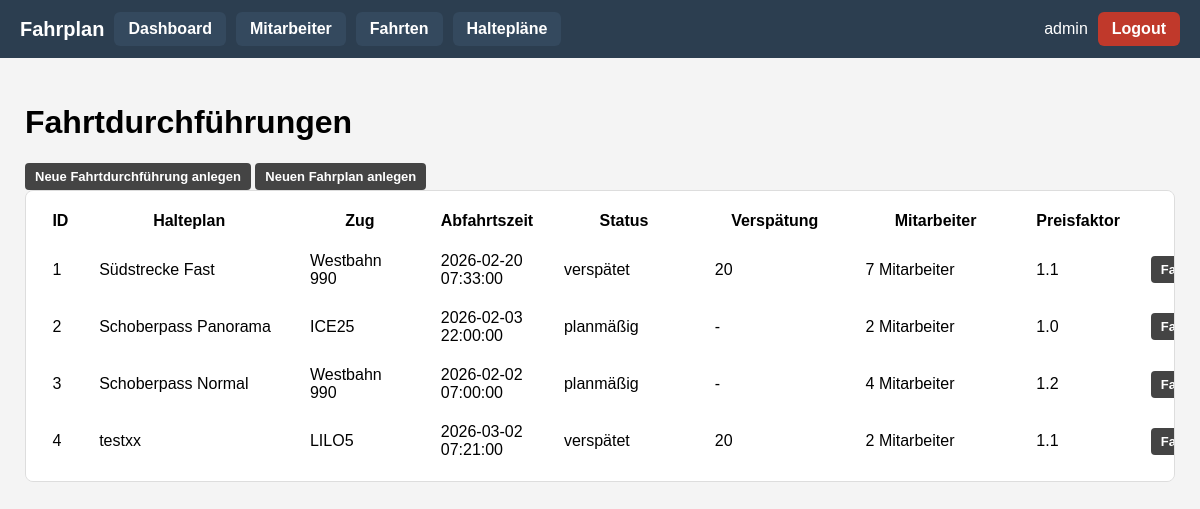
The app's page /fahrten (signed in), older data.
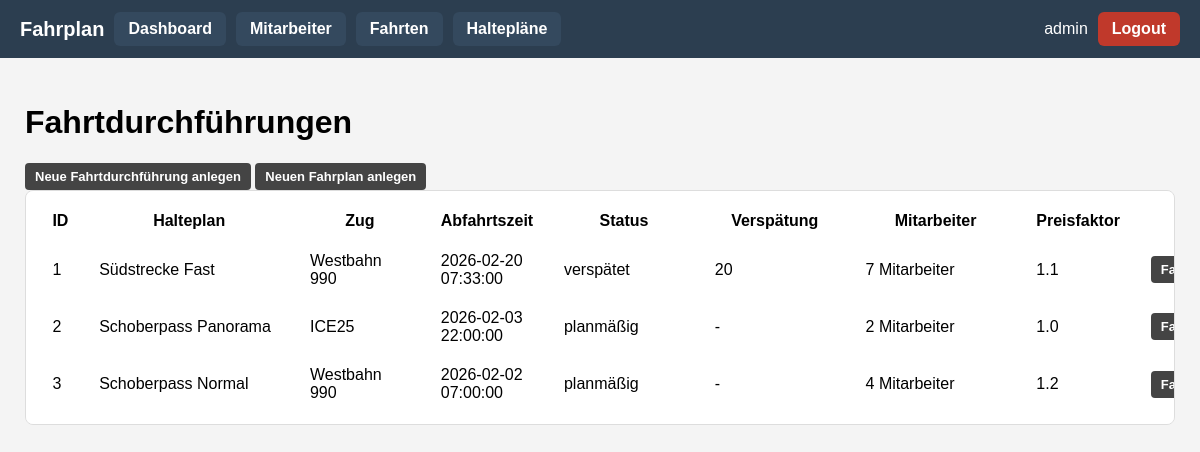
The same page, newer data.
### app/models.py (models this page shows, shortened)
class Fahrtdurchfuehrung(db.Model):
    __tablename__ = "fahrtdurchfuehrung"
    fahrt_id: so.Mapped[int] = so.mapped_column(primary_key=True)
    halteplan_id: so.Mapped[int] = so.mapped_column(
        sa.ForeignKey("halteplan.halteplan_id"), nullable=False
    )
    zug_id: so.Mapped[int] = so.mapped_column(
        sa.ForeignKey("zug.id"), nullable=False, index=True
    )
    zug: so.Mapped["Zug"] = so.relationship("Zug")
    status: so.Mapped[FahrtdurchfuehrungStatus] = so.mapped_column(
        sa.Enum(FahrtdurchfuehrungStatus),
        nullable=False,
        default=FahrtdurchfuehrungStatus.PLANMAESSIG,
    )
    verspaetung_min: so.Mapped[Optional[int]] = so.mapped_column(sa.Integer)
    halteplan: so.Mapped["Halteplan"] = so.relationship(back_populates="fahrten")
    dienstzuweisungen: so.Mapped[List["Dienstzuweisung"]] = so.relationship(
        back_populates="fahrt",
        cascade="all, delete-orphan",
        passive_deletes=True,
    )
    halte: so.Mapped[List["FahrtHalt"]] = so.relationship(
        "FahrtHalt",
        back_populates="fahrt",
        cascade="all, delete-orphan",
        passive_deletes=True,
    )
    segmente: so.Mapped[List["FahrtSegment"]] = so.relationship(
        "FahrtSegment",
        back_populates="fahrt",
        cascade="all, delete-orphan",
        passive_deletes=True,
    )
    abfahrt_zeit: so.Mapped[datetime] = so.mapped_column(sa.DateTime(), nullable=False)
    price_factor: so.Mapped[float] = so.mapped_column(sa.Float, nullable=False, default=1.0)
    __table_args__ = (
        sa.CheckConstraint("price_factor >= 1", name="ck_fahrt_price_factor_ge1"),
    )

class Halteplan(db.Model):
    __tablename__ = "halteplan"
    halteplan_id: so.Mapped[int] = so.mapped_column(primary_key=True)
    bezeichnung: so.Mapped[str] = so.mapped_column(sa.String(128), nullable=False)
    strecke_id: so.Mapped[int] = so.mapped_column(
        sa.ForeignKey("strecke.id"), nullable=False, index=True
    )
    strecke: so.Mapped["Strecke"] = so.relationship("Strecke")
    fahrten: so.Mapped[List["Fahrtdurchfuehrung"]] = so.relationship(
        back_populates="halteplan",
        cascade="all, delete-orphan"
    )
    haltepunkte: so.Mapped[List["Haltepunkt"]] = so.relationship(
        "Haltepunkt",
        order_by="Haltepunkt.position",
        cascade="all, delete-orphan"
    )
    segmente: so.Mapped[List["HalteplanSegment"]] = so.relationship(
        "HalteplanSegment",
        order_by="HalteplanSegment.position",
        cascade="all, delete-orphan",
    )

class Zug(db.Model):
    __tablename__ = "zug"
    id: so.Mapped[int] = so.mapped_column(primary_key=True)
    external_id: so.Mapped[int] = so.mapped_column(sa.Integer, unique=True, index=True, nullable=False)
    bezeichnung: so.Mapped[str] = so.mapped_column(sa.String(64), index=True, nullable=False)
    spurweite: so.Mapped[float | None] = so.mapped_column(sa.Float, nullable=True)
    wartungen: so.Mapped[list["ZugWartung"]] = so.relationship(
        "ZugWartung",
        back_populates="zug",
        cascade="all, delete-orphan",
    )

### app/routes.py (the view)
@app.route("/fahrten")
@login_required
@admin_required
def fahrten_list():
    fahrten = Fahrtdurchfuehrung.query.all()
    mitarbeiter_counts = {
        f.fahrt_id: len(f.dienstzuweisungen)
        for f in fahrten
    }
    return render_template(
        "fahrten_list.html",
        fahrten=fahrten,
        mitarbeiter_counts=mitarbeiter_counts,
        title="Fahrtdurchführungen"
    )

### app/models.py (called while the page is built)
@login.user_loader
def load_user(id: str):
    return db.session.get(User, int(id))

    @property
    def is_admin(self) -> bool:
        return self.role == Role.ADMIN

### app/routes.py (called while the page is built)
def admin_required(view_func):
    @wraps(view_func)
    def wrapper(*args, **kwargs):
        if not current_user.is_authenticated or not current_user.is_admin:
            abort(403)
        return view_func(*args, **kwargs)
    return wrapper

@app.before_request
def before_request():
    if current_user.is_authenticated:
        current_user.last_seen = datetime.now(timezone.utc)
        db.session.commit()

### app/templates/fahrten_list.html
{% extends "base.html" %}
{% block content %}
<h1>Fahrtdurchführungen</h1>
<div class="btn-container">
    <a href="{{ url_for('fahrten_new') }}" class="btn-primary-small">
        Neue Fahrtdurchführung anlegen
    </a>
    <a href="{{ url_for('fahrten_bulk_form') }}" class="btn-primary-small">
        Neuen Fahrplan anlegen
    </a>
</div>
<div class="table-wrapper">
<table class="table table-striped fahrten-table">
    <thead>
        <tr>
            <th class="col-id">ID</th>
            <th class="col-halteplan">Halteplan</th>
            <th class="col-zug">Zug</th>
            <th class="col-abfahrt_zeit">Abfahrtszeit</th>
            <th class="col-status">Status</th>
            <th class="col-verspaetung">Verspätung</th>
            <th class="col-mitarbeiter">Mitarbeiter</th>
            <th class="col-Preisfaktor">Preisfaktor</th>
            <th class="col-aktionen">Aktionen</th>
        </tr>
    </thead>
    <tbody>
        {% for f in fahrten %}
        <tr>
            <td>{{ f.fahrt_id }}</td>
            <td>{{ f.halteplan.bezeichnung }}</td>
            <td>
                {% if f.zug_id %}
                    {{ f.zug.bezeichnung }}
                {% else %}
                    <span class="badge-grey">kein Zug</span>
                {% endif %}
            </td>
            <td>{{ f.abfahrt_zeit }}</td>
            <td>{{ f.status.value }}</td>
            <td>{{ f.verspaetung_min or "-" }}</td>
            <td>
                {{ mitarbeiter_counts[f.fahrt_id] | default(0) }} Mitarbeiter
            </td>
            <td>{{ f.price_factor }}</td>
            <td>
                <a href="{{ url_for('fahrt_edit', fahrt_id=f.fahrt_id) }}"
                   class="btn-primary-small btn-inline">
                    Fahrt bearbeiten
                </a>
            </td>
        </tr>
        {% else %}
        <tr>
            <td colspan="7">Keine Fahrten vorhanden.</td>
        </tr>
        {% endfor %}
    </tbody>
</table>
</div>
{% endblock %}

Row changes from the older to the newer data that the page shows:
removed Fahrtdurchfuehrung: fahrt_id "4", halteplan.bezeichnung "testxx", zug.bezeichnung "LILO5", abfahrt_zeit "2026-03-02 07:21:00", status.value "verspätet", verspaetung_min "20", mitarbeiter_counts "2", price_factor "1.1"
